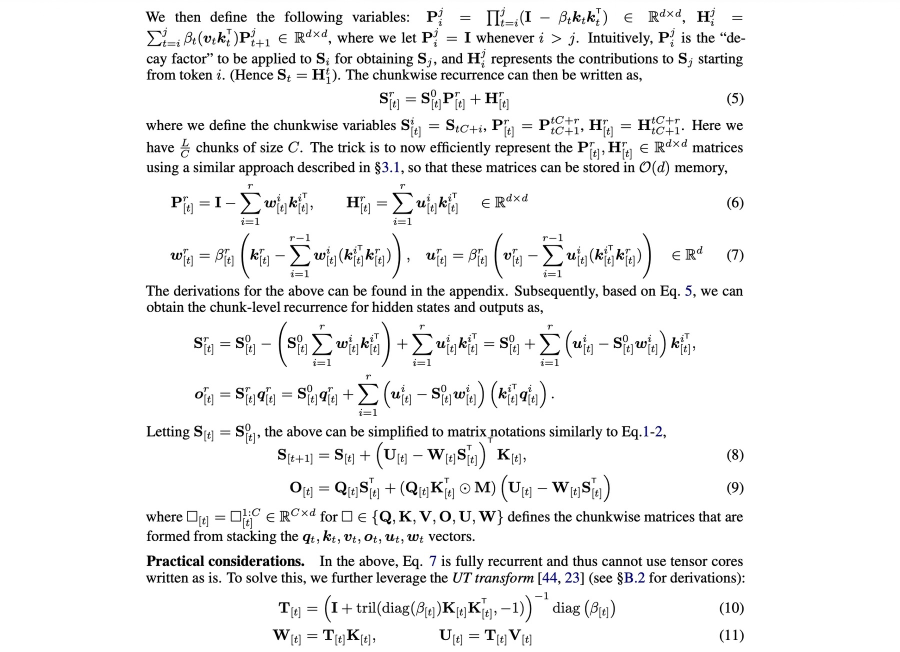
#> input picture fixtures/dense-equations.jpg, 1800 x 1303 px (shown at 1/2 size)
$ python m0-make-scale.py
#> lines starting #> are read from the running program, lines starting #| are printed output that depends on the picture
#!/usr/bin/env python3
"""Downscale/upscale the dense-equations page to sweep image-token budgets."""
import os
from PIL import Image

ROOT = os.path.abspath(os.path.join(os.path.dirname(__file__), ".."))
SRC = os.path.join(ROOT, "fixtures", "dense-equations.jpg")
OUT = os.path.join(ROOT, "fixtures", "scale")
os.makedirs(OUT, exist_ok=True)

im = Image.open(SRC).convert("RGB")
#> im is the input picture: PIL image 1800x1303 RGB; mean R, G, B 241.8, 241.8, 241.9
print("source", im.size, f"{im.size[0]*im.size[1]/1e6:.2f} MP")
#| source (1800, 1303) 2.35 MP

for tag, scale in [("s50", 0.5), ("s75", 0.75), ("s100", 1.0), ("s150", 1.5), ("s200", 2.0)]:
    w = int(im.size[0] * scale)
    h = int(im.size[1] * scale)
    out = im.resize((w, h), Image.LANCZOS)
    p = os.path.join(OUT, f"dense-{tag}.jpg")
    out.save(p, quality=95)
    print(f"  {tag}: {w}x{h}  {w*h/1e6:.2f} MP")
#> this loop made 5 passes
#> pass 1, `out = im.resize((w, h), Image.LANCZOS)`:
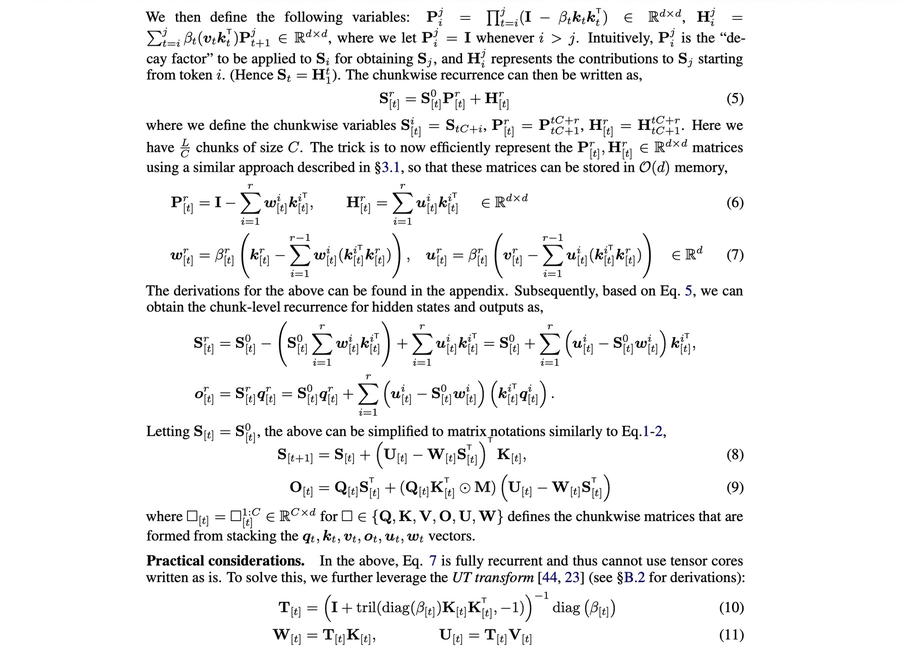
#> out: PIL image 900x651 RGB; mean R, G, B 241.3, 241.3, 241.3
#> pass 2, `out = im.resize((w, h), Image.LANCZOS)`:
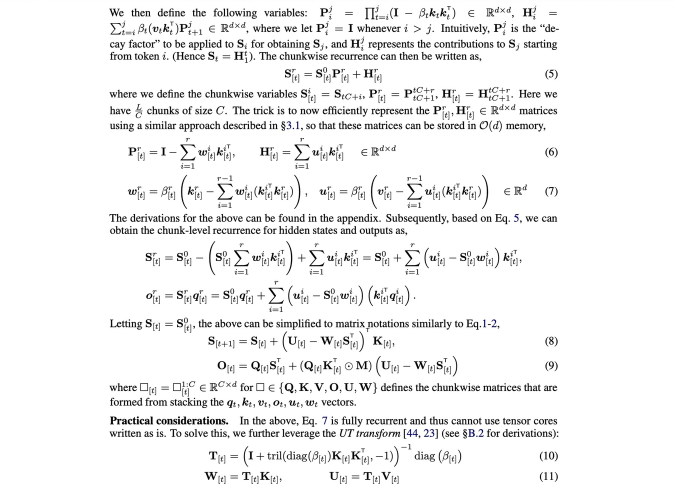
#> out: PIL image 1350x977 RGB (shown at 1/2 size); mean R, G, B 241.6, 241.6, 241.6
print("done ->", OUT)
#| done -> fixtures/scale
